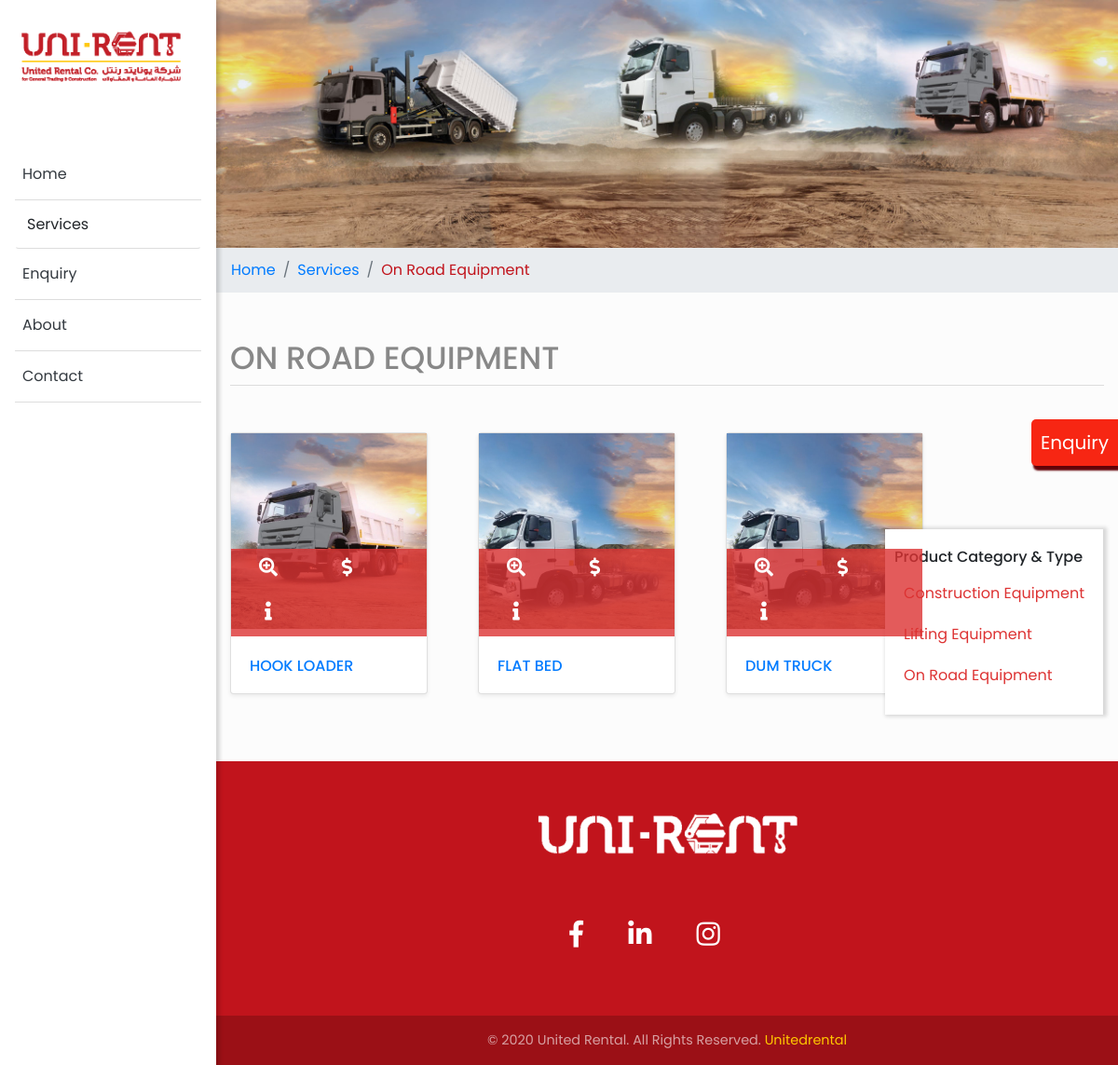
The app's page /onroad/ with its own data.
### website/models.py (models this page shows, shortened)
class OnroadBanner(models.Model):
    image = models.ImageField(null=True, blank=True)
    title = models.CharField(null=True, blank=True, max_length=50)
    class Meta:
        verbose_name = "ON ROAD EQUIPMENT Banner"
        verbose_name_plural = "ON ROAD EQUIPMENT Banner"
    @ property
    def imageURL(self):
        try:
            url = self.image.url
        except:
            url = ''
        return url

class OnRoad(models.Model):
    parent = models.ForeignKey(
        OnroadBanner, on_delete=models.CASCADE, null=True, blank=True)
    image = models.ImageField(null=True, blank=True)
    title = models.CharField(max_length=200, null=True, blank=True)
    price = models.DecimalField(max_digits=5, decimal_places=2, default=0)
    price_description = models.CharField(
        max_length=100, null=True, blank=True)
    info = models.CharField(max_length=100, null=True, blank=True)
    link = models.URLField(max_length=100, null=True, blank=True)
    date_added = models.DateTimeField(
        auto_now_add=True, null=True, blank=True)
    @ property
    def imageURL(self):
        try:
            url = self.image.url
        except:
            url = ''
        return url
    class Meta:
        verbose_name = "ON ROAD EQUIPMENT"
        verbose_name_plural = "ON ROAD EQUIPMENT"

class Test(models.Model):
    image = models.ImageField(null=True, blank=True)
    caption = models.CharField(blank=True, null=True, max_length=50)
    title1 = models.CharField(blank=True, null=True, max_length=50)
    title2 = models.CharField(blank=True, null=True, max_length=50)
    url = models.URLField(blank=True, null=True, max_length=100)
    @ property
    def imageURL(self):
        try:
            url = self.image.url
        except:
            url = ''
        return url
    class Meta:
        verbose_name = "HOME BODY "
        verbose_name_plural = "HOME BODY"

class Socialiconlink(models.Model):
    fb = models.URLField(null=True, blank=True, max_length=100)
    insta = models.URLField(null=True, blank=True, max_length=100)
    link = models.URLField(null=True, blank=True, max_length=100)

### website/views.py (the view)
# urls.py: path('onroad/', views.onroadproducts, name="onroad"),
def onroadproducts(request):
    products = OnRoad.objects.all()
    onroadBanner = OnroadBanner.objects.all()
    test = Test.objects.all()
    links = Socialiconlink.objects.all()
    context = {'products':  products,
               'onroadBanner': onroadBanner, 'test': test, 'links': links}
    return render(request, "onroad.html", context)

### website/templates/onroad.html (shortened to what this page needs)
{% extends 'base.html' %} {%load static%} {%block content%}
<div class="position-relative container-fluid p-0">
  {%for product in onroadBanner %}
  <img class="d-block w-100" src="{{product.imageURL}}" alt="First slide" />
  {%endfor%}
</div>
{%include 'sidenav.html'%}
<nav class="breadcrumb_bg">
  <ol class="breadcrumb container">
    <li
      class="breadcrumb-item {% if request.resolver_match.url_name == 'home' %} active {% endif %}"
    >
      <a href="{%url 'home'%}">Home</a>
    </li>
    <li
      class="breadcrumb-item {% if request.resolver_match.url_name == 'services' %} active {% endif %}"
      aria-current="page"
    >
      <a href="{%url 'services'%}">Services</a>
    </li>
    <li
      class="breadcrumb-item {% if request.resolver_match.url_name == 'onroad' %} active {% endif %}"
      aria-current="page"
    >
      <a href="{%url 'onroad'%}">On Road Equipment</a>
    </li>
  </ol>
</nav>
<div class="container pb-5">
  <div class="page-header">
    {%for product in onroadBanner %}
    <h1>{{product.title |default_if_none:""}} {%endfor%}</h1>
  </div>
  <div class="row">
    {%for products in products %}
    <div class="col-md-3 mr-4">
      <div class="card mb-4 shadow-sm">
        <div class="image_icon">
        </div>
        <a
          href="{{products.imageURL}}"
          data-toggle="lightbox"
          data-gallery="example-gallery"
        >
          <img
            src="{{products.imageURL}}"
            class="img-fluid animate__animated animate__pulse"
          />
        </a>
        <div class="card-body">
          <h4 class="card-text animate__animated animate__bounceInUp">
            <a href="{{products.link}}">{{products.title}}</a>
          </h4>
        </div>
      </div>
    </div>
    {%endfor%}
  </div>
</div>
{%endblock content%}

### website/templates/base.html (shortened to what this page needs)
<!DOCTYPE html>
{%load static%}
<html lang="en">
  <head>
    <link rel="stylesheet" href="{%static 'css/style2.css' %}" />
    <link
      rel="stylesheet"
      href="https://cdnjs.cloudflare.com/ajax/libs/malihu-custom-scrollbar-plugin/3.1.5/jquery.mCustomScrollbar.min.css"
    />
    <link
      rel="stylesheet"
      href="https://use.fontawesome.com/releases/v5.6.3/css/all.css"
    />
    <link
      rel="stylesheet"
      href="https://stackpath.bootstrapcdn.com/bootstrap/4.5.0/css/bootstrap.min.css"
    />
    <link rel="stylesheet" href="{% static 'css/main.css' %}" />
    <link
      rel="stylesheet"
      href="{% static 'css/navbar-fixed-left.min.css' %}"
    />
    <link rel="stylesheet" href="{% static 'css/docs.css' %}" />
    <link
      rel="stylesheet"
      href="https://cdnjs.cloudflare.com/ajax/libs/animate.css/4.0.0/animate.min.css"
    />
  </head>
  <body>
    {% include 'nav.html' %}
    <div class="en-label">
      <a href="{%url 'enquiry'%}"> Enquiry</a>
    </div>
    {% block content%} {%endblock content%}
    <footer class="page-footer font-small cyan darken-3">
      <div class="container">
        <div class="row">
          <div class="mx-auto d-block mt-5">
            {%for products in test %}
            <img
              src="{{products.imageURL}}"
              style="text-align: center;"
              alt=""
            />
            {%endfor%}
          </div>
          <div class="col-md-12 py-5">
            <div class="mb-5 flex-center">
              {%for link in links%}
              <a class="fb-ic" href="{{link.fb}}" target="blank">
                <i
                  class="fab fa-facebook-f fa-lg white-text mr-md-5 mr-3 fa-2x"
                >
                </i>
              </a>
              <a href="{{link.link}}" target="blank" class="li-ic">
                <i
                  class="fab fa-linkedin-in fa-lg white-text mr-md-5 mr-3 fa-2x"
                >
                </i>
              </a>
              <a class="ins-ic" href="{{link.insta}}" target="blank">
                <i class="fab fa-instagram fa-lg white-text mr-md-5 mr-3 fa-2x">
                </i>
              </a>
            </div>
            {%endfor%}
          </div>
        </div>
      </div>
      <div class="footer-copyright text-center py-3">
        © 2020 United Rental. All Rights Reserved.
        <a href="#">Unitedrental</a>
      </div>
    </footer>
  </body>
</html>

### static/css/style2.css (style rules this page uses)
a, a:hover, a:focus { color: inherit; text-decoration: none; transition: all 0.3s; }
.image_icon { position: absolute; padding: 10; background: rgba(221, 51, 51, 0.8); left: 0; bottom: 61px; z-index: 4; display: block; box-sizing: border-box; width: 100%; -webkit-transition: all 0.3s ease-in-out; transition: all 0.3s ease-in-out; }

### static/css/main.css (style rules this page uses)
* { box-sizing: border-box; }
body { font-family: "Poppins", sans-serif; background: #fcfcfc; margin: 0px; padding: 0px; }
* { padding: 0; margin: 0; box-sizing: border-box; }
.breadcrumb-item.active { color: #6c757d; background: none; }
footer.page-footer { bottom: 0; color: #fff; }
.cyan.darken-3 { background-color: #c1141c !important; position: relative; bottom: 0; width: 100%; }
.font-small { font-size: 0.9rem; }
footer.page-footer .footer-copyright { overflow: hidden; color: rgba(255, 255, 255, 0.6); background-color: rgba(0, 0, 0, 0.2); }
.flex-center { display: -webkit-box; display: -ms-flexbox; display: flex; -webkit-box-align: center; -ms-flex-align: center; align-items: center; -webkit-box-pack: center; -ms-flex-pack: center; justify-content: center; height: 100%; }
.page-header { border-bottom: 1px solid #ddd; margin: 50px 0 50px 0; }
.page-header h1 { font-size: 34px; color: #888888; text-transform: uppercase; }
.card-body h4 { font-size: 16px; text-align: left; padding-top: 10px; word-wrap: normal; }
.animate__animated { animation-timing-function: ease-in; animation-duration: 2s; animation-fill-mode: both; }
.breadcrumb_bg { background-color: #e9ecef; }
.breadcrumb .active a { color: #c1141c; }
.en-label { background: #f72613; z-index: 1000; position: fixed; font-size: 20px; color: #fff; right: 0; top: 450px; padding: 10px; border-top-left-radius: 5px 5px; border-bottom-left-radius: 5px 5px; box-shadow: 2px 5px 2px #630207; }
.en-label a { color: #fff; text-decoration: none; }
.fab { color: #fff !important; }
.footer-copyright a { color: #ffc800; text-decoration: none; background-color: transparent; }

### static/css/docs.css (style rules this page uses)
body { min-height: 100vh; }
a { cursor: pointer; }

### records on screen
OnroadBanner: imageURL (picture), title "ON ROAD EQUIPMENT"
OnRoad: imageURL (picture), title "HOOK LOADER"
OnRoad: imageURL (picture), title "FLAT BED"
OnRoad: imageURL (picture), title "DUM TRUCK"
Test: imageURL (picture)
